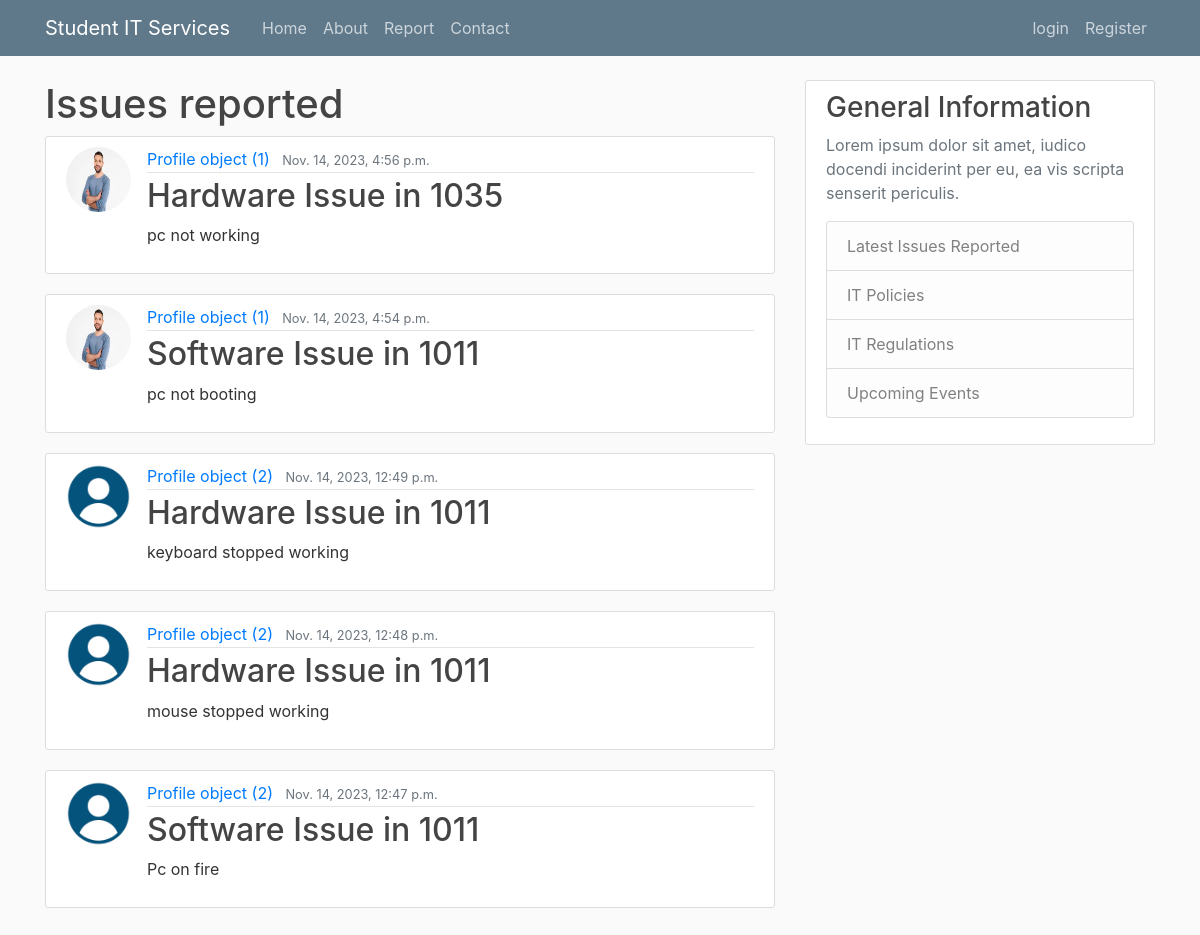
The page /report on the database as committed earlier.
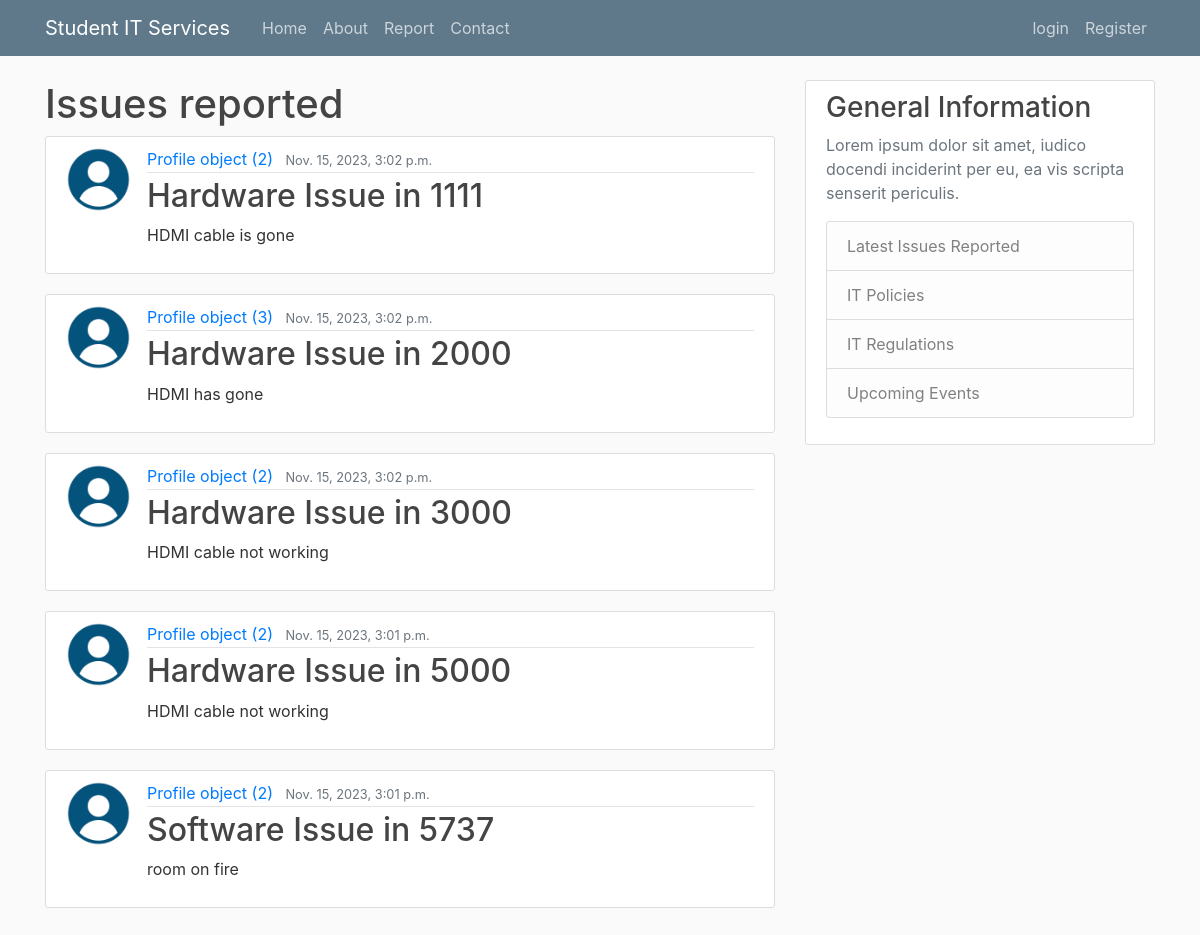
The same page on the database as committed later.
### itreporting/models.py (models this page shows, shortened)
class Issue(models.Model):
    type = models.CharField(max_length = 100 , choices =
    [('Hardware', 'Hardware'), ('Software', 'Software')])
    room = models.CharField(max_length = 100)
    urgent = models.BooleanField(default = False)
    details = models.TextField()
    date_submitted = models.DateTimeField(default = timezone.now)
    author = models.ForeignKey(User, related_name = 'issues', on_delete = models.CASCADE)
    def __str__(self):
        return f'{self.type} Issue in {self.room}'

### users/models.py (models this page shows)
class Profile(models.Model):
    user = models.OneToOneField(User, null = True, on_delete = models.CASCADE)
    image = models.ImageField(default = 'default.png', upload_to = 'profile_pics')

### itreporting/views.py (the view)
# urls.py: path('report', PostListView.as_view(), name = 'report'),
class PostListView(ListView):
    model = Issue
    template_name = 'itreporting/report.html'
    context_object_name = 'issues'
    ordering = ['-date_submitted']
    paginate_by = 5

### itreporting/templates/itreporting/report.html
{% extends "itreporting/base.html" %}
{% block content %}
    <h1>Issues reported</h1>
    {% for issue in issues %}
    <article class="media content-section">
            <img class="rounded-circle article-img" src="{{ issue.author.profile.image.url }}"/>
        <div class="media-body">
            <div class="article-metadata">
                <a class="mr-2" href="#">{{ issue.author.profile }}</a>
                <small class="text-muted">{{ issue.date_submitted}}</small>
            </div>
            <h2><a class="article-title" href="{% url 'itreporting:issue-detail' issue.id %}">{{ issue }}</a></h2>
            <p class="article-content">{{ issue.details }}</p>
        </div>
    </article>
{% endfor %}
{% endblock content %}

Rows that differ between the two databases and show on the page:
removed Issue: author.profile.image (picture), author.profile "Profile object (1)", date_submitted "Nov. 14, 2023, 4:56 p.m.", type+room "Hardware Issue in 1035", details "pc not working"
no longer on this page (row unchanged): Issue: author.profile.image (picture), author.profile "Profile object (1)", date_submitted "Nov. 14, 2023, 4:54 p.m.", type+room "Software Issue in 1011", details "pc not booting"
no longer on this page (row unchanged): Issue: author.profile.image (placeholder picture), author.profile "Profile object (2)", date_submitted "Nov. 14, 2023, 12:49 p.m.", type+room "Hardware Issue in 1011", details "keyboard stopped working"
no longer on this page (row unchanged): Issue: author.profile.image (placeholder picture), author.profile "Profile object (2)", date_submitted "Nov. 14, 2023, 12:48 p.m.", type+room "Hardware Issue in 1011", details "mouse stopped working"
no longer on this page (row unchanged): Issue: author.profile.image (placeholder picture), author.profile "Profile object (2)", date_submitted "Nov. 14, 2023, 12:47 p.m.", type+room "Software Issue in 1011", details "Pc on fire"
added Issue: author.profile.image (placeholder picture), author.profile "Profile object (2)", date_submitted "Nov. 15, 2023, 3:02 p.m.", type+room "Hardware Issue in 1111", details "HDMI cable is gone"
added Issue: author.profile.image (placeholder picture), author.profile "Profile object (3)", date_submitted "Nov. 15, 2023, 3:02 p.m.", type+room "Hardware Issue in 2000", details "HDMI has gone"
added Issue: author.profile.image (placeholder picture), author.profile "Profile object (2)", date_submitted "Nov. 15, 2023, 3:02 p.m.", type+room "Hardware Issue in 3000", details "HDMI cable not working"
added Issue: author.profile.image (placeholder picture), author.profile "Profile object (2)", date_submitted "Nov. 15, 2023, 3:01 p.m.", type+room "Hardware Issue in 5000", details "HDMI cable not working"
added Issue: author.profile.image (placeholder picture), author.profile "Profile object (2)", date_submitted "Nov. 15, 2023, 3:01 p.m.", type+room "Software Issue in 5737", details "room on fire"
